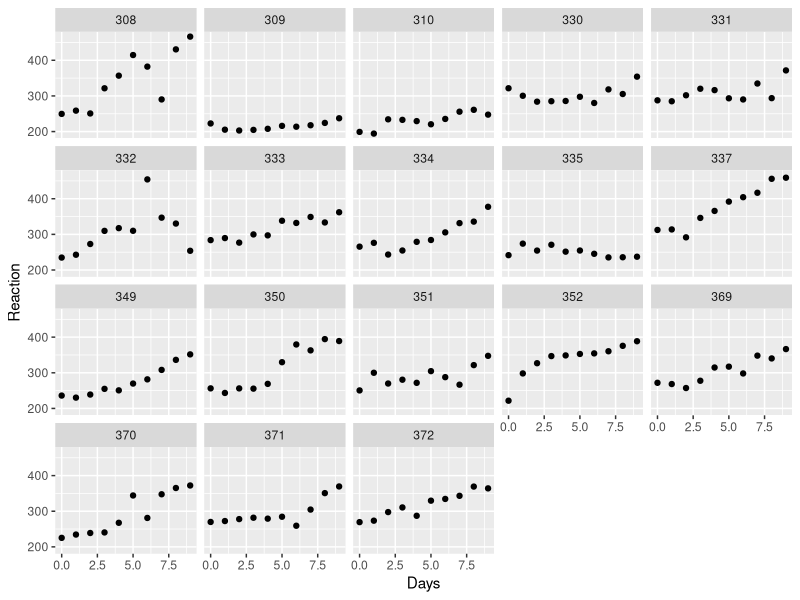

Source code (R):
## ---- chunk 1
knitr::opts_chunk$set(echo = FALSE,
                      message = FALSE)
## ---- chunk 2
library(lme4) # Mixed model fitting
library(ggplot2)
library(caret)
library(ModelMetrics)
library(tidyr)
library(dplyr)
library(knitr)
## ---- chunk 3

data <- sleepstudy

head(data) %>% kable(., caption = "Sleepstudy Sample data")

## ---- chunk 4

random_effect_visual <- function(data, 
                                 independent_var,
                                 continous_var, 
                                 identifier){
p <- ggplot(data)+
        geom_point(aes_string(x = paste(continous_var), 
                              y = paste(independent_var)))+
                facet_wrap(paste("~", identifier))
  p      
}

random_effect_visual(data = data,
independent_var = "Reaction",
continous_var = "Days",
identifier = "Subject")

## ---- chunk 5

# Validation split approach
        # defaults to a 
identifiers <-  "Subject"

validation_set_lmm_split <- function(data, identifiers, train_split = .7){
   # Default is 70 30 split
        
# Extract unique ids  
   unique_ids <- unique(data[[paste(identifiers)]])
 
# Train split
 
   train_sample <- sample(1:length(unique_ids), size = round(.7*10))
   
   train_sample
}

## ---- chunk 6

train_set <- validation_set_lmm_split(data, identifiers = "Subject", train_split = .7)

## ---- chunk 7

kable(train_set, 
      caption = "Training data index from validation set split")

## ---- chunk 8
# k- fold cross validation

data = data

identifiers = "Subject"

k_fold_lmm_split <- function(data, 
                             k = 5,
                             identifiers){
        
   unique_ids <- unique(data[[paste(identifiers)]])
      
   folds <- caret::createFolds(unique(unique_ids), k = k)
   
   folds
}

## ---- chunk 9

train_folds <- k_fold_lmm_split(data = data, 
                 k = 5, 
                 identifiers = "Subject")

## ---- chunk 10

train_folds

## ---- chunk 11

lmm_validation_set <- function(data,
                               identifiers,
                               training_index,
                               outcome, 
                               fixed_effect, 
                               random_slope = NULL,
                               random_intercept){

        unique_ids <- unique(data[[paste(identifiers)]])
# extract training data

        # select ids with found in the training set
 subject_vector <- data[, random_intercept] %in% unique_ids[train_set]

# extract training set
 lmm_train_data <- data[subject_vector,]

# extract test data
 lmm_test_data <- data[!subject_vector,]

# create random effect formula
 if(is.null(random_slope)){
random_effect_form <- paste("(", 1, "|",random_intercept,")")
 } else {
        random_effect_form <-  paste("(", random_slope, "|",random_intercept,")")
}

 # create fixed effect formula 
 if(length(fixed_effect) == 1){
        fixed_effect_form <- paste(fixed_effect)
        } else{
         fixed_effect_form <- paste(fixed_effect, collapse = "+")}

# create full linear mixed model formula
lmm_formula <- paste(outcome, "~", fixed_effect_form, "+", random_effect_form)

if(nrow(unique(lmm_train_data[random_intercept]))>1){
#fit linear mixed model
 lmm_train_obj <- lme4::lmer(formula(lmm_formula), data = lmm_train_data)

# use trained model and test data to output predictions
 lmm_test_data$predicted <-  predict(lmm_train_obj, 
                                     newdata = lmm_test_data[, c(fixed_effect,  random_intercept)], allow.new.levels = TRUE)

# calculate mean squared errors
 test_set_mse <-  ModelMetrics::mse(lmm_test_data[,"predicted"], lmm_test_data[,outcome])
 
} else{
        stop("Only one subject in train set. Cannot fit linear mixed model on one subject.")
}

output <- list(lmm_object = lmm_train_obj,
     lmm_formula = lmm_formula,
     test_mse = test_set_mse
     )

output
}


## ---- chunk 12

lmm_validated <- lmm_validation_set(data,
                        identifiers = "Subject",
                        train_set,
                        outcome = "Reaction",
                        fixed_effect = "Days",
                        random_slope = NULL,
                        random_intercept = "Subject")

## ---- chunk 13

lmm_validated

## ---- chunk 14

lmm_k_fold_validation <- function(data,
                                  identifiers, 
                                  training_folds,
                                  outcome,
                                  fixed_effect,
                                  random_slope = NULL,
                                  random_intercept
                                  ){
# extract unique identifiers
        
unique_ids <- unique(data[[paste(identifiers)]])

# extract training data

        # select ids with found in the training set
 subject_vector <- data[, random_intercept] %in% unique_ids[train_set]

#initialize error vector
errors <- c()

for(i in seq_along(training_folds)){

# create subject vector from fold indices
 subject_vector <- data[, random_intercept] %in% unique_ids[training_folds[[i]]]
         
# extract training set
 lmm_train_data <- data[subject_vector,]

# extract test data
 lmm_test_data <- data[!subject_vector,]
 
# create random effect formula
 if(is.null(random_slope)){
random_effect_form <- paste("(", 1, "|", random_intercept,")")
 } else {
        random_effect_form <-  paste("(", random_slope, "|", random_intercept,")")
}

 # create fixed effect formula 
 if(length(fixed_effect) == 1){
        fixed_effect_form <- paste(fixed_effect)
        } else{
         fixed_effect_form <- paste(fixed_effect, collapse = "+")}

# create full linear mixed model formula
lmm_formula <- paste(outcome, "~", fixed_effect_form, "+", random_effect_form)

if(nrow(unique(lmm_train_data[random_intercept]))>1){
        
#fit linear mixed model
 lmm_train_obj <- lme4::lmer(formula(lmm_formula), data = lmm_train_data)

# use trained model and test data to output predictions
 
 lmm_test_data$predicted <-  predict(lmm_train_obj, 
                                     newdata = lmm_test_data[,
                                                          c(fixed_effect,random_intercept)], 
                                     allow.new.levels = TRUE)
 
# calculate mean squared errors
 current_cycle_mse <-  ModelMetrics::mse(lmm_test_data[, outcome], 
                           lmm_test_data[, "predicted"])

# append mse errors
 errors <- c(errors, 
             current_cycle_mse)
} else{
        warning("Fold only has 1 subject. Can not fit Linear Mixed Model.")
        next 
        }
}
output <- list(lmm_formula = lmm_formula,
               mean_test_error = mean(errors),
               fold_errors = errors,
               fold_count = length(training_folds))

output
}

## ---- chunk 15

lmm_k_fold_validated <- lmm_k_fold_validation( data,
 identifiers = "Subject",
 training_folds = train_folds,
 outcome = "Reaction",
 fixed_effect = "Days",
 random_slope = NULL,
 random_intercept = "Subject")

## ---- chunk 16
lmm_k_fold_validated
## ---- chunk 17
mse_table <- data.frame("Validation Set" = lmm_validated$test_mse, 
           "K-Fold" = lmm_k_fold_validated$mean_test_error)

mse_table %>% kable(., caption = "Errors from Linear Mixed Model cross validations.")
